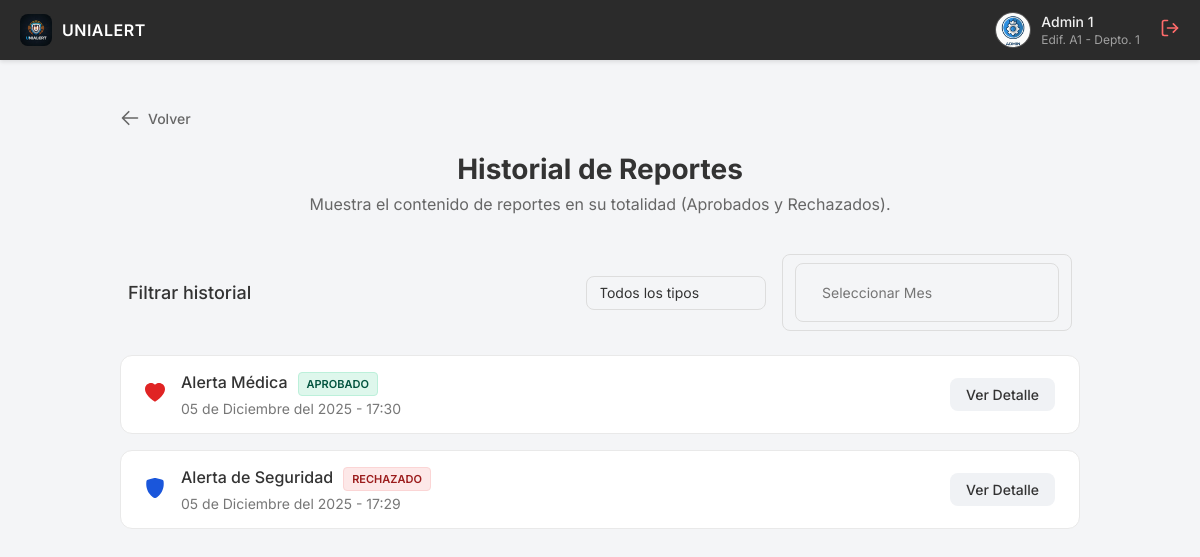
/Admin/HistorialReportes.php (signed in), run on the app's committed database.
### tables this page shows
CREATE TABLE `usuarios` (
  `IdUsuario` int(11) NOT NULL,
  `IdRol` int(11) NOT NULL,
  `Nombre` varchar(100) NOT NULL,
  `ApPaterno` varchar(100) NOT NULL,
  `ApMaterno` varchar(100) DEFAULT NULL,
  `Correo` varchar(100) DEFAULT NULL,
  `Edificio` varchar(50) DEFAULT NULL,
  `Departamento` varchar(50) DEFAULT NULL,
  `Contador` int(11) DEFAULT 0,
  `Activo` tinyint(1) DEFAULT 1
);

CREATE TABLE `incidentes` (
  `IdIncidente` int(11) NOT NULL,
  `IdUsuario` int(11) NOT NULL,
  `IdVigilante` int(11) DEFAULT NULL,
  `EdificioAfectado` varchar(50) DEFAULT NULL,
  `DepartamentoAfectado` varchar(50) DEFAULT NULL,
  `Sangre` tinyint(1) DEFAULT 0,
  `TipoEmergencia` varchar(50) DEFAULT NULL,
  `PublicoOPrivado` varchar(20) DEFAULT NULL,
  `Armas` tinyint(1) DEFAULT 0,
  `Descripcion` text DEFAULT NULL,
  `Fecha` date DEFAULT curdate(),
  `HoraInicio` time DEFAULT curtime(),
  `HoraFin` time DEFAULT NULL,
  `AccionesGuardia` text DEFAULT NULL,
  `Aprobado` tinyint(4) DEFAULT 0
);

### Admin/HistorialReportes.php (the view, shortened to what this page needs)
<?php
include '../Backend/conexion.php';
$idUsuario = $_SESSION['IdUsuario'];
$rolSesion = $_SESSION['Rol'];
$sql = "SELECT Nombre, ApPaterno, Edificio, Departamento FROM Usuarios WHERE IdUsuario = ?";
$stmt = $conn->prepare($sql);
$stmt->bind_param("i", $idUsuario);
$stmt->execute();
$resultado = $stmt->get_result();
$datos = $resultado->fetch_assoc();
$nombreMostrar = $datos['Nombre'] . " " . $datos['ApPaterno'];
$detallesMostrar = (!empty($datos['Edificio']) && !empty($datos['Departamento']))
    ? "Edif. " . $datos['Edificio'] . " - Depto. " . $datos['Departamento']
    : $rolSesion;
$whereClause = "WHERE Aprobado != 0";
$filtroMes = isset($_GET['mes']) ? $_GET['mes'] : '';
$sqlReportes = "SELECT * FROM Incidentes $whereClause ORDER BY Fecha DESC, HoraInicio DESC";
$resultReportes = $conn->query($sqlReportes);
?>
<!DOCTYPE html>
<html lang="es">
<head>
    <link rel="stylesheet" href="../CSS/style.css">
    <link rel="stylesheet" href="../CSS/style.css">
    <link rel="stylesheet" href="https://cdn.jsdelivr.net/npm/flatpickr/dist/flatpickr.min.css">
    <link rel="stylesheet" href="https://npmcdn.com/flatpickr/dist/themes/material_blue.css">
    <link rel="stylesheet" href="https://cdn.jsdelivr.net/npm/flatpickr/dist/plugins/monthSelect/style.css">
</head>
<body class="body-admin">
    <header class="navbar">
        <div class="navbar-left">
            <img src="../Multimedia/Unialert Logo.png" alt="Logo de UniAlert" class="navbar-logo">
            <span class="navbar-logo-text">UNIALERT</span>
        </div>
        <div class="navbar-right">
            <img src="../Multimedia/AdminAvatar.png" alt="Avatar" class="user-avatar">
            <div class="user-info">
                <span class="user-name"><?php echo $nombreMostrar; ?></span>
                <span class="user-details"><?php echo $detallesMostrar; ?></span>
            </div>
            <a href="../Backend/logout.php" class="btn-logout" title="Cerrar Sesión" style="margin-left:20px; color:#ff6b6b; text-decoration:none;">
            </a>
        </div>
    </header>
    <main class="admin-container">
        <button onclick="window.location.href='Admin.php'" class="btn-back-global">
            <svg xmlns="http://www.w3.org/2000/svg" fill="none" viewBox="0 0 24 24" stroke-width="2" stroke="currentColor"><path stroke-linecap="round" stroke-linejoin="round" d="M10.5 19.5L3 12m0 0l7.5-7.5M3 12h18" /></svg>
            Volver
        </button>
        <div class="page-header">
            <h1>Historial de Reportes</h1>
            <p>Muestra el contenido de reportes en su totalidad (Aprobados y Rechazados).</p>
        </div>
        <form method="GET" class="filter-bar-simple" style="gap: 15px;">
            <div class="filter-bar-title">Filtrar historial</div>
            <div class="filter-bar-actions" style="width: auto;">
                <div class="date-picker-wrapper" style="width: 180px;">
                    <select name="tipo" class="form-input" style="border:none; background:transparent; padding:0; height:100%; cursor:pointer;" onchange="this.form.submit()">
                        <option value="">Todos los tipos</option>
                    </select>
                </div>
                <div class="date-picker-wrapper">
                    <div class="date-picker-wrapper">
                        <input type="text" id="filtroFecha" name="mes" class="form-input calendar-input"
                            placeholder="Seleccionar Mes"
                            value="<?php echo $filtroMes; ?>"
                            readonly
                            style="cursor: pointer; background-color: transparent; border: none;">
                    </div>
                </div>
            </div>
        </form>
        <div class="report-list">
            <?php
            if ($resultReportes->num_rows > 0) {
                while($row = $resultReportes->fetch_assoc()) {
                    $esMedica = ($row['TipoEmergencia'] == 'medica');
                    $titulo = $esMedica ? "Alerta Médica" : "Alerta de Seguridad";
                    $fechaOriginal = strtotime($row['Fecha'] . ' ' . $row['HoraInicio']);
                    $meses = array("Enero","Febrero","Marzo","Abril","Mayo","Junio","Julio","Agosto","Septiembre","Octubre","Noviembre","Diciembre");
                    $dia = date('d', $fechaOriginal);
                    $mesIndex = date('n', $fechaOriginal) - 1;
                    $anio = date('Y', $fechaOriginal);
                    $hora = date('H:i', $fechaOriginal);
                    $fechaTexto = "$dia de " . $meses[$mesIndex] . " del $anio - $hora";
                    $estadoBadge = "";
                    if ($row['Aprobado'] == 1) {
                        $estadoBadge = '<span class="badge badge-approved">Aprobado</span>';
                    } elseif ($row['Aprobado'] == 2) {
                        $estadoBadge = '<span class="badge badge-rejected">Rechazado</span>';
                    }
                    echo '
                    <div class="report-item">
                        <div class="report-icon">';
                    if ($esMedica) {
                        echo '<svg xmlns="http://www.w3.org/2000/svg" width="20" height="20" fill="#e02424" viewBox="0 0 16 16"><path fill-rule="evenodd" d="M8 1.314C12.438-3.248 23.534 4.735 8 15-7.534 4.736 3.562-3.248 8 1.314z"/></svg>';
                    }
                    echo '</div>
                        <div class="report-content">
                            <h4>' . $titulo . $estadoBadge . '</h4>
                            <p>' . $fechaTexto . '</p>
                        </div>
                        <a href="DetalleAprobacion.php?id=' . $row['IdIncidente'] . '" class="review-button">Ver Detalle</a>
                    </div>';
                }
            } else {
                echo '<p style="text-align:center; color:#666; padding:20px;">No hay reportes en el historial.</p>';
            }
            ?>
        </div>
    </main>
</body>
</html>

### CSS/style.css (style rules this page uses)
* { box-sizing: border-box; margin: 0; padding: 0; }
input[type="text"], input[type="password"], input[type="email"], select, textarea, .form-input { width: 100%; padding: 12px 14px; font-size: 14px; font-family: 'Inter', sans-serif; color: #333; background-color: #f9f9f9; border: 1px solid #ddd; border-radius: 8px; transition: border-color 0.2s, box-shadow 0.2s; -webkit-appearance: none; -moz-appearance: none; appearance: none; }
body { font-family: 'Inter', -apple-system, BlinkMacSystemFont, "Segoe UI", Roboto, Helvetica, Arial, sans-serif; background-color: #f4f5f7; color: #333; margin: 0; padding-top: 60px; box-sizing: border-box; }
.body-admin { display: flex; flex-direction: column; min-height: calc(100vh - 60px); }
.navbar { position: fixed; top: 0; left: 0; width: 100%; background-color: #2b2b2b; padding: 12px 20px; display: flex; justify-content: space-between; align-items: center; box-shadow: 0 2px 4px rgba(0, 0, 0, 0.1); z-index: 1000; }
.navbar-left, .navbar-right { display: flex; align-items: center; }
.navbar-logo { width: 32px; height: 32px; object-fit: contain; border-radius: 8px; margin-right: 10px; }
.navbar-logo-text { color: #ffffff; font-size: 16px; font-weight: 600; letter-spacing: 0.5px; }
.user-avatar { width: 36px; height: 36px; border-radius: 50%; object-fit: cover; margin-right: 10px; border: 1px solid rgba(255, 255, 255, 0.2); }
.user-info { display: flex; flex-direction: column; color: #f0f0f0; font-size: 14px; }
.user-name { font-weight: 500; margin-bottom: 2px; }
.user-details { font-size: 12px; color: #a0a0a0; }
body { padding-top: 60px; }
.admin-container { width: 90%; max-width: 960px; margin: 40px auto; flex-grow: 1; }
.page-header { text-align: center; margin-bottom: 40px; }
.page-header h1 { font-size: 28px; color: #333; margin-bottom: 8px; }
.page-header p { font-size: 16px; color: #666; }
.form-input { width: 100%; padding: 12px 14px; font-size: 14px; font-family: 'Inter', sans-serif; color: #333; background-color: #f9f9f9; border: 1px solid #ddd; border-radius: 8px; transition: border-color 0.2s, box-shadow 0.2s; -webkit-appearance: none; -moz-appearance: none; appearance: none; }
select.form-input { background-repeat: no-repeat; background-position: right 14px center; background-size: 10px 10px; }
.date-picker-wrapper { position: relative; display: flex; align-items: center; border: 1px solid #ddd; border-radius: 8px; padding: 8px 12px; }
.report-list { display: grid; gap: 16px; }
.report-item { display: flex; align-items: center; background-color: #fff; border: 1px solid #e9e9e9; border-radius: 12px; padding: 16px 24px; transition: box-shadow 0.2s; }
.report-icon { color: #888; margin-right: 16px; flex-shrink: 0; }
.report-content { flex-grow: 1; }
.report-content h4 { font-weight: 500; color: #333; margin: 0 0 4px 0; }
.report-content p { font-size: 14px; color: #777; margin: 0; }
.review-button { background-color: #f0f2f5; color: #333; padding: 8px 16px; border-radius: 8px; text-decoration: none; font-weight: 500; font-size: 14px; transition: background-color 0.2s; }
.filter-bar-simple { display: flex; justify-content: space-between; align-items: center; margin-bottom: 24px; padding: 0 8px; }
.filter-bar-title { font-size: 18px; font-weight: 500; color: #333; }
.filter-bar-actions { display: flex; align-items: center; gap: 16px; }
.btn-back-global { display: inline-flex; align-items: center; gap: 8px; background: transparent; border: none; color: #666; font-size: 14px; font-weight: 500; cursor: pointer; padding: 8px 12px 8px 0; margin-bottom: 16px; transition: color 0.2s; font-family: 'Inter', sans-serif; }
.btn-back-global svg { width: 20px; height: 20px; }

### Admin/HistorialReportes.php (style rules this page uses)
.badge { display: inline-block; padding: 4px 8px; border-radius: 4px; font-size: 11px; font-weight: 600; text-transform: uppercase; margin-left: 10px; }
.badge-approved { background-color: #def7ec; color: #03543f; border: 1px solid #bcf0da; }
.badge-rejected { background-color: #fde8e8; color: #9b1c1c; border: 1px solid #fbd5d5; }

### data on the page
usuarios: nombreMostrar "Admin 1", detallesMostrar "Edif. A1 - Depto. 1"
incidentes: TipoEmergencia "Alerta Médica", Aprobado "APROBADO", fechaTexto "05 de Diciembre del 2025 - 17:30"
incidentes: TipoEmergencia "Alerta de Seguridad", Aprobado "RECHAZADO", fechaTexto "05 de Diciembre del 2025 - 17:29"
